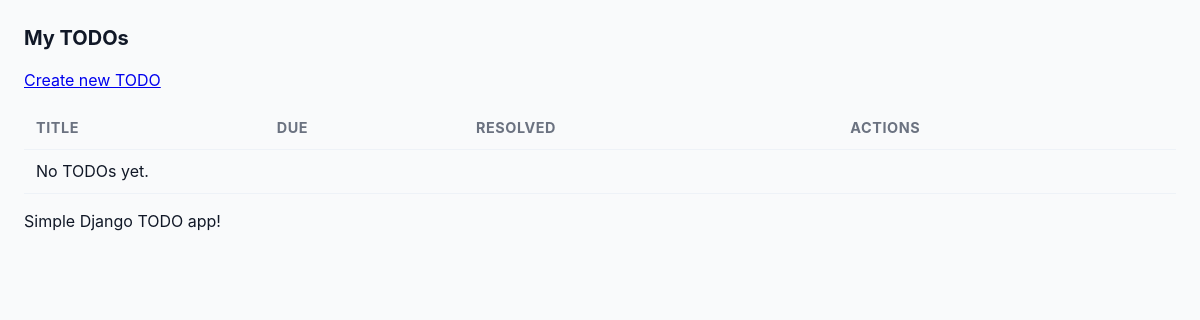
The app's page /, older data.
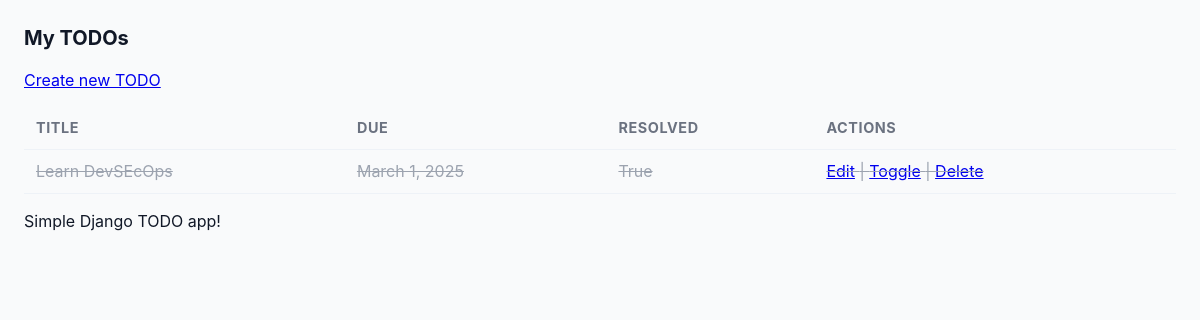
The same page, newer data.
### todos/models.py (models this page shows, shortened)
class Todo(models.Model):
    title = models.CharField(max_length=200)
    description = models.TextField(blank=True)
    due_date = models.DateField(null=True, blank=True)
    resolved = models.BooleanField(default=False)
    created_at = models.DateTimeField(auto_now_add=True)
    updated_at = models.DateTimeField(auto_now=True)

### todos/views.py (the view)
# urls.py: 2. Add a URL to urlpatterns:  path('', views.home, name='home')
def home(request):
    todos = Todo.objects.order_by('resolved', 'due_date', '-created_at')
    return render(request, 'home.html', {'todos': todos})

### templates/home.html (shortened to what this page needs)
{% extends 'base.html' %}
{% block content %}
<p><a href="{% url 'todos:create' %}">Create new TODO</a></p>
<table>
  <thead><tr><th>Title</th><th>Due</th><th>Resolved</th><th>Actions</th></tr></thead>
  <tbody>
  {% for todo in todos %}
    <tr {% if todo.resolved %}class="resolved"{% endif %}>
      <td>{{ todo.title }}</td>
      <td>{% if todo.due_date %}{{ todo.due_date }}{% else %}-{% endif %}</td>
      <td>{{ todo.resolved }}</td>
      <td>
        <a href="{% url 'todos:edit' todo.pk %}">Edit</a> |
        <a href="{% url 'todos:toggle_resolved' todo.pk %}">Toggle</a> |
        <a href="{% url 'todos:delete' todo.pk %}">Delete</a>
      </td>
    </tr>
  {% empty %}
    <tr><td colspan="4">No TODOs yet.</td></tr>
  {% endfor %}
  </tbody>
</table>
{% endblock %}

Row changes from the older to the newer data that the page shows:
added Todo: title "Learn DevSEcOps", due_date "March 1, 2025", resolved "True"
Text that changed along with them:
text no longer shown: "No TODOs yet."
